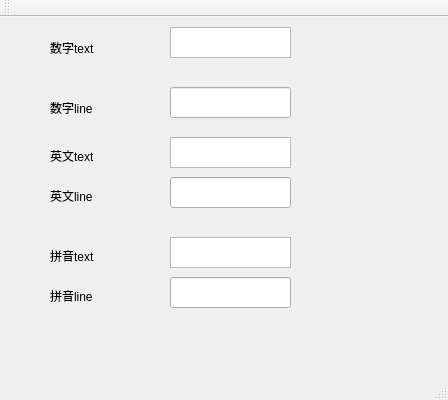
<?xml version="1.0" encoding="UTF-8"?>
<ui version="4.0">
 <class>MainWindow</class>
 <widget class="QMainWindow" name="MainWindow">
  <property name="geometry">
   <rect>
    <x>0</x>
    <y>0</y>
    <width>448</width>
    <height>400</height>
   </rect>
  </property>
  <property name="windowTitle">
   <string>MainWindow</string>
  </property>
  <widget class="QWidget" name="centralWidget">
   <widget class="QTextEdit" name="Text_numEdit">
    <property name="geometry">
     <rect>
      <x>170</x>
      <y>10</y>
      <width>121</width>
      <height>31</height>
     </rect>
    </property>
   </widget>
   <widget class="QLineEdit" name="line_numEdit">
    <property name="geometry">
     <rect>
      <x>170</x>
      <y>70</y>
      <width>121</width>
      <height>31</height>
     </rect>
    </property>
   </widget>
   <widget class="QLabel" name="label">
    <property name="geometry">
     <rect>
      <x>50</x>
      <y>20</y>
      <width>66</width>
      <height>21</height>
     </rect>
    </property>
    <property name="text">
     <string>数字text</string>
    </property>
   </widget>
   <widget class="QLabel" name="label_2">
    <property name="geometry">
     <rect>
      <x>50</x>
      <y>80</y>
      <width>66</width>
      <height>21</height>
     </rect>
    </property>
    <property name="text">
     <string>数字line</string>
    </property>
   </widget>
   <widget class="QLabel" name="label_3">
    <property name="geometry">
     <rect>
      <x>50</x>
      <y>130</y>
      <width>66</width>
      <height>17</height>
     </rect>
    </property>
    <property name="text">
     <string>英文text</string>
    </property>
   </widget>
   <widget class="QLabel" name="label_4">
    <property name="geometry">
     <rect>
      <x>50</x>
      <y>170</y>
      <width>66</width>
      <height>17</height>
     </rect>
    </property>
    <property name="text">
     <string>英文line</string>
    </property>
   </widget>
   <widget class="QTextEdit" name="Text_EnglishEdit">
    <property name="geometry">
     <rect>
      <x>170</x>
      <y>120</y>
      <width>121</width>
      <height>31</height>
     </rect>
    </property>
   </widget>
   <widget class="QLineEdit" name="line_EnglishEdit">
    <property name="geometry">
     <rect>
      <x>170</x>
      <y>160</y>
      <width>121</width>
      <height>31</height>
     </rect>
    </property>
   </widget>
   <widget class="QLabel" name="label_5">
    <property name="geometry">
     <rect>
      <x>50</x>
      <y>270</y>
      <width>66</width>
      <height>17</height>
     </rect>
    </property>
    <property name="text">
     <string>拼音line</string>
    </property>
   </widget>
   <widget class="QLineEdit" name="line_pinyinEdit">
    <property name="geometry">
     <rect>
      <x>170</x>
      <y>260</y>
      <width>121</width>
      <height>31</height>
     </rect>
    </property>
   </widget>
   <widget class="QTextEdit" name="Text_pinyinEdit">
    <property name="geometry">
     <rect>
      <x>170</x>
      <y>220</y>
      <width>121</width>
      <height>31</height>
     </rect>
    </property>
   </widget>
   <widget class="QLabel" name="label_6">
    <property name="geometry">
     <rect>
      <x>50</x>
      <y>230</y>
      <width>66</width>
      <height>17</height>
     </rect>
    </property>
    <property name="text">
     <string>拼音text</string>
    </property>
   </widget>
  </widget>
  <widget class="QMenuBar" name="menuBar">
   <property name="geometry">
    <rect>
     <x>0</x>
     <y>0</y>
     <width>448</width>
     <height>25</height>
    </rect>
   </property>
  </widget>
  <widget class="QToolBar" name="mainToolBar">
   <attribute name="toolBarArea">
    <enum>TopToolBarArea</enum>
   </attribute>
   <attribute name="toolBarBreak">
    <bool>false</bool>
   </attribute>
  </widget>
  <widget class="QStatusBar" name="statusBar"/>
 </widget>
 <layoutdefault spacing="6" margin="11"/>
 <tabstops>
  <tabstop>Text_numEdit</tabstop>
  <tabstop>line_pinyinEdit</tabstop>
  <tabstop>Text_pinyinEdit</tabstop>
  <tabstop>line_numEdit</tabstop>
  <tabstop>Text_EnglishEdit</tabstop>
  <tabstop>line_EnglishEdit</tabstop>
 </tabstops>
 <resources/>
 <connections/>
</ui>
